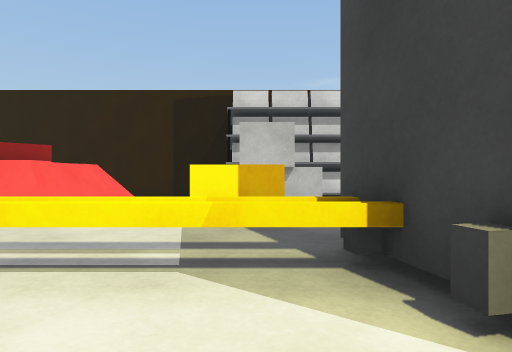
[1] (above)

24 first-person views from a walk through a Unity game level. The camera is 0.72 m above the floor, looks level and sees 75° across. The floor is counted in squares, 1 m on a side. Each view is taken from the middle of a square. On the plan, view 1 faces up. The plan holds only what a view shows up to about 10 squares ahead; the rest is blank. The place goes on beyond the plan. The player is left out. Door leaves are left out, so doorways stand open. Surface patterns are stand-ins for the level's own textures.

[2]
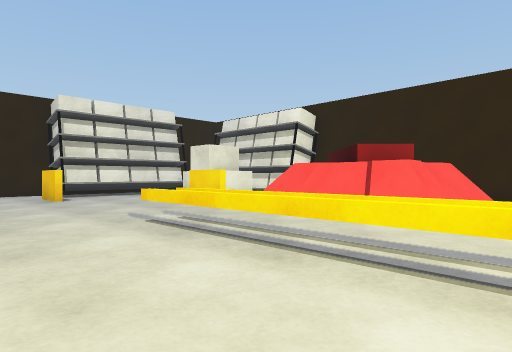

[3]
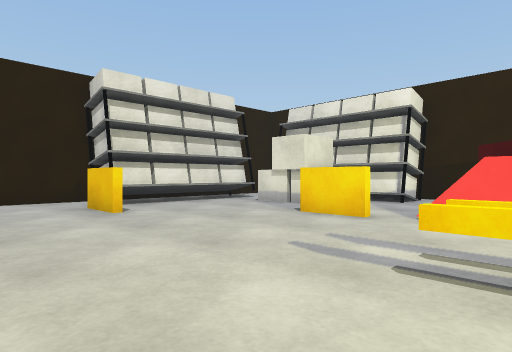

[4]
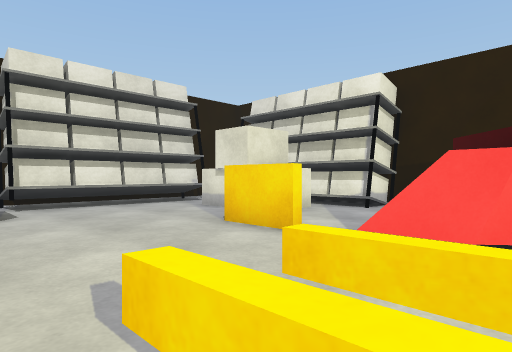

[5]
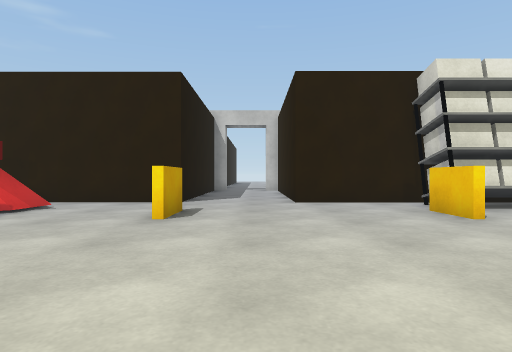

[6]
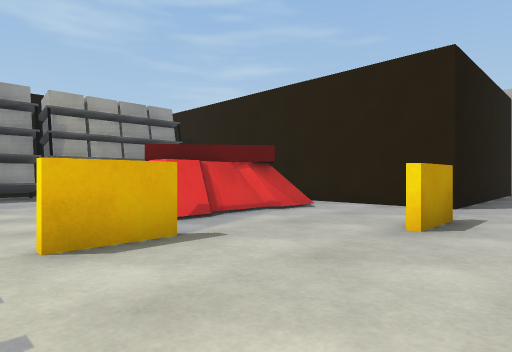

[7]
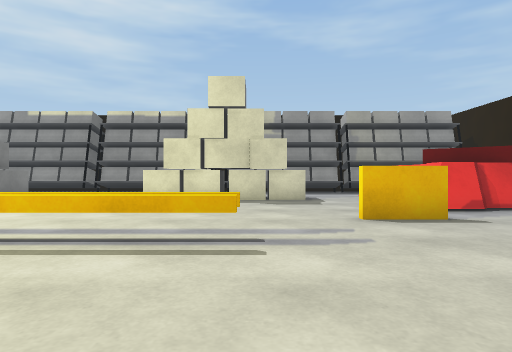

[8]
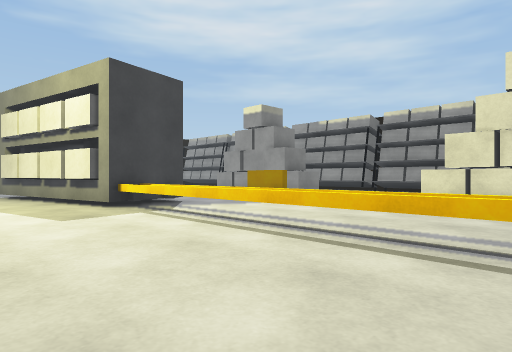

[9]
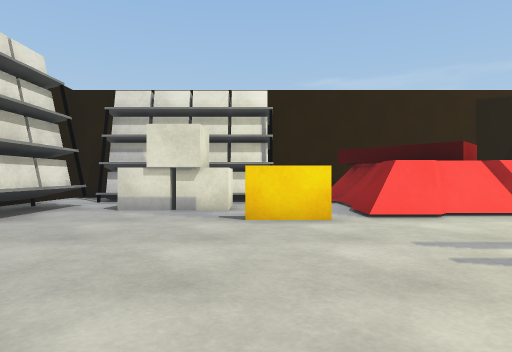

[10]
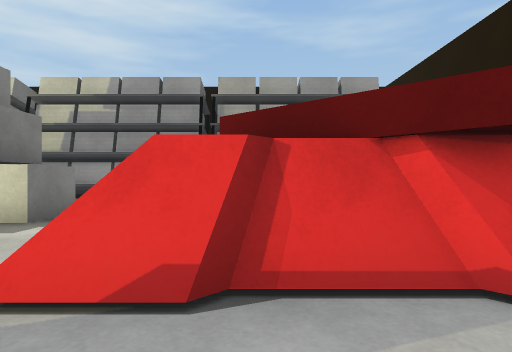

[11]
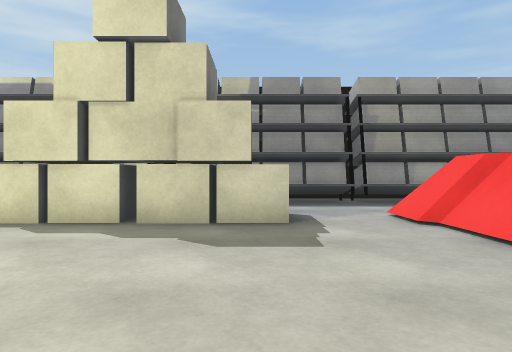

[12]
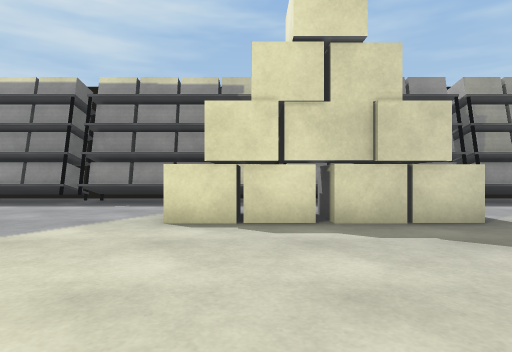

[13]
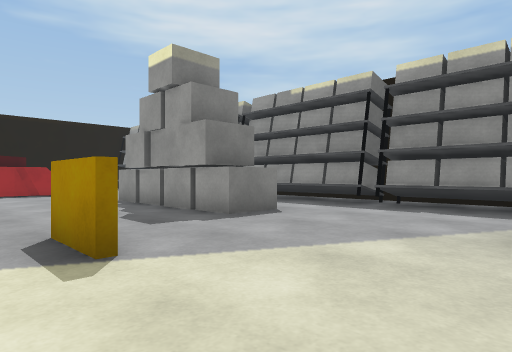

[14]
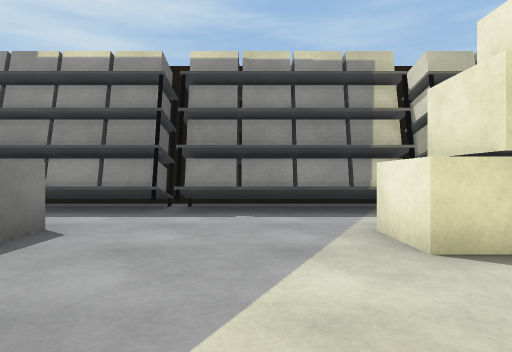

[15]
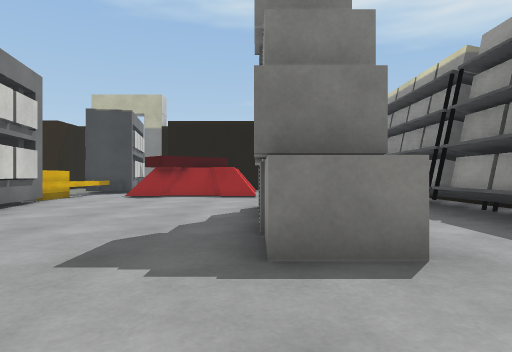

[16]
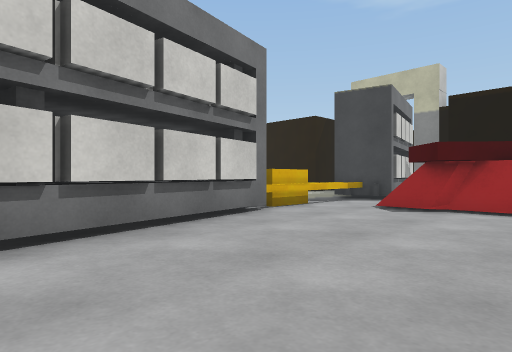

[17]
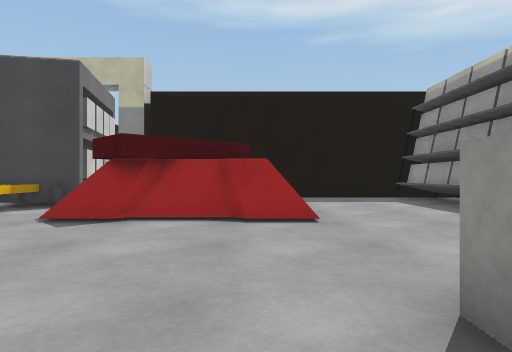

[18]
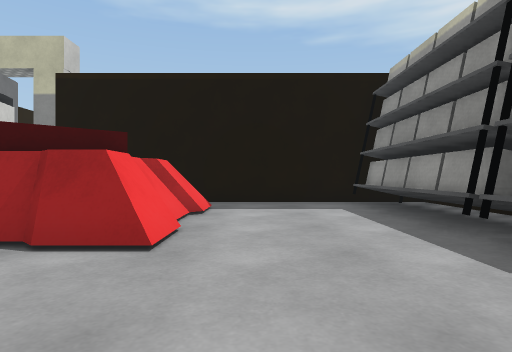

[19]
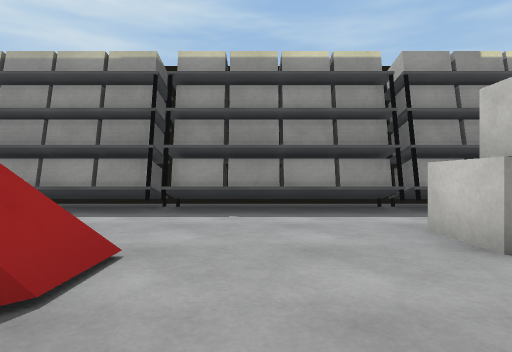

[20]
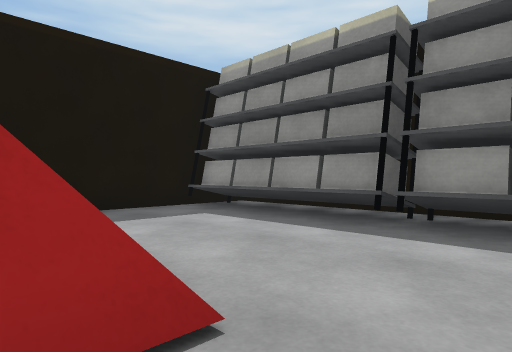

[21]
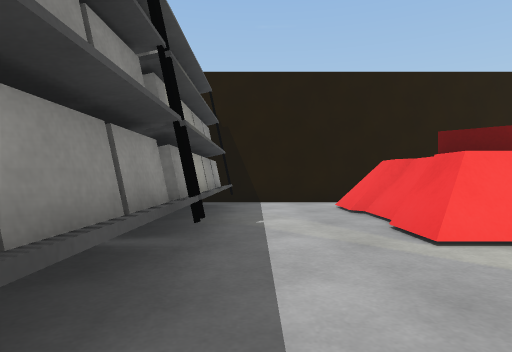

[22]
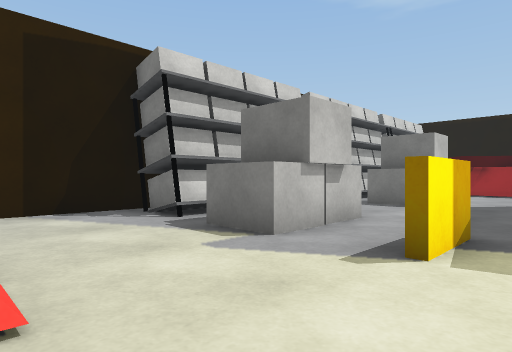

[23]
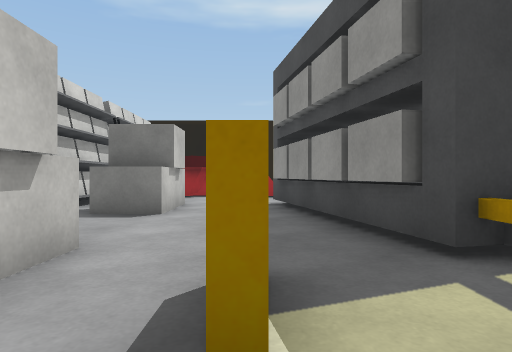

[24]
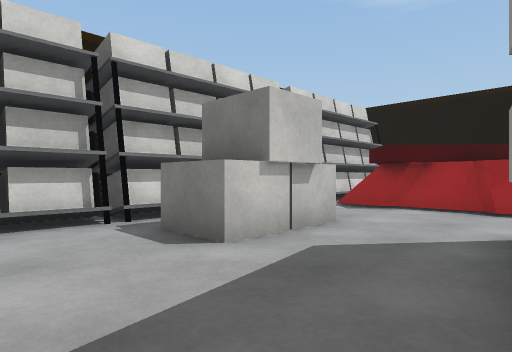

### Floor plan
Points are (right, up) in squares from view 1. A wall is a line through its corners. A room is listed if a view was taken in it or the views show most of it. See-through windows are left out.
Room 1 (views 1, 2, 3, 4, 5, 6, 7, 8, 9, 10, 11, 22)
walls: (-8.8, 5.5) (-10.2, 5.5); (-12.5, 2.6) (-14, 2.6); (-10.2, -4.5) (-8.8, -4.5); (-14, -2.5) (-12.5, -2.5); (-16.1, 6.1) (-16.1, 0); (-16.1, -3) (-16.1, -9.5); (-8.4, 11) (-10.1, 11); (1.2, 1.6) (0.8, 3.3); (0.8, -2) (1.4, -1.9)
low walls: (-6.9, -2.3) (0.9, -2.3); (-6.9, -2.9) (0.9, -2.9); (1, 2.9) (-6.9, 2.9); (1.1, 2.3) (-6.9, 2.3); (-16.1, 10) (-16.1, 7.9)
ways out: opening at (-8, -4.5) to room 2; opening at (-4, 4.5) to room 2; opening at (1, 0) to room 2; gap at (-9, 6)
objects: shelf (-15, 3) to (-14, 8); shelf (-14, 9) to (-10, 10); box (-13, 7) to (-11, 8); turret (-8, 6) to (-4, 10)
Room 2 (views 12, 13, 14, 15, 16, 17, 18, 19, 20, 21, 23, 24)
walls: (1.3, -4.4) (0.8, -2); (-1, -6.1) (0.5, -6.1); (3.5, -3.9) (2.5, -4.1); (6.9, -3.3) (6.8, -2.8); (7.3, -3.1) (6.4, -3.3); (0.8, 3.3) (1.4, 3.4); (9.2, -2.7) (7.8, -2.7); (3.4, 3.8) (4.5, 4.1); (0.5, 5) (-1, 5); (11.9, -3.9) (11.6, -2.5); (-5.1, -14.7) (15.2, -14.7) (15.2, -7.8); (-0.1, 11) (-4.8, 11); (4.8, 11) (2.9, 11); (-16.1, -9.5) (-16.1, -13.5)
low walls: (0.5, 3.1) (1, 3.1); (11.8, -3) (7.2, -3)
ways out: opening at (-8, -4.5) to room 1; opening at (-4, 4.5) to room 1; opening at (1, 0) to room 1; gap at (8.5, -3); gap at (12, -4)
objects: shelf (-15, -14) to (-11, -13); turret (-14, -10) to (-11, -6); shelf (-10, -14) to (-6, -13); other object (-8, -10) to (-4, -9); shelf (-5, -14) to (-1, -13); box (-1, 7) to (1, 8); shelf (-1, 9) to (4, 10); shelf (0, -14) to (4, -13); other object (1, -10) to (5, -9); box (2, -4) to (2, -3); box (2, -2); box (2, 3); box (3, -3); box (3, 3) to (3, 4); box (4, -4) to (4, -3); box (4, -1); box (4, 3) to (5, 4); shelf (5, -14) to (9, -13); box (5, 7) to (6, 8); shelf (5, 9) to (8, 10); box (6, -3); box (6, 4); shelf (9, 9) to (11, 10); shelf (10, -14) to (14, -13); turret (10, -9) to (13, -5)

Positions as (right, up) in squares from view 1, and headings:
1: (0, 0), facing up
2: (-2, 0), facing up-left
3: (-6, 0), facing up-left
4: (-6, 2), facing up-left
5: (-7, -1), facing left
6: (-8, -1), facing down-left
7: (-7, 1), facing down
8: (-7, 1), facing down-right
9: (-10, 0), facing up
10: (-12, -4), facing down
11: (-8, -4), facing down
12: (-5, -4), facing down
13: (-4, -5), facing down-right
14: (-2, -6), facing down
15: (-2, -9), facing right
16: (2, -8), facing up-right
17: (4, -8), facing right
18: (6, -10), facing right
19: (8, -6), facing down
20: (8, -8), facing down-right
21: (-7, -12), facing left
22: (-4, 4), facing up-right
23: (-2, 5), facing right
24: (2, 4), facing up-right
